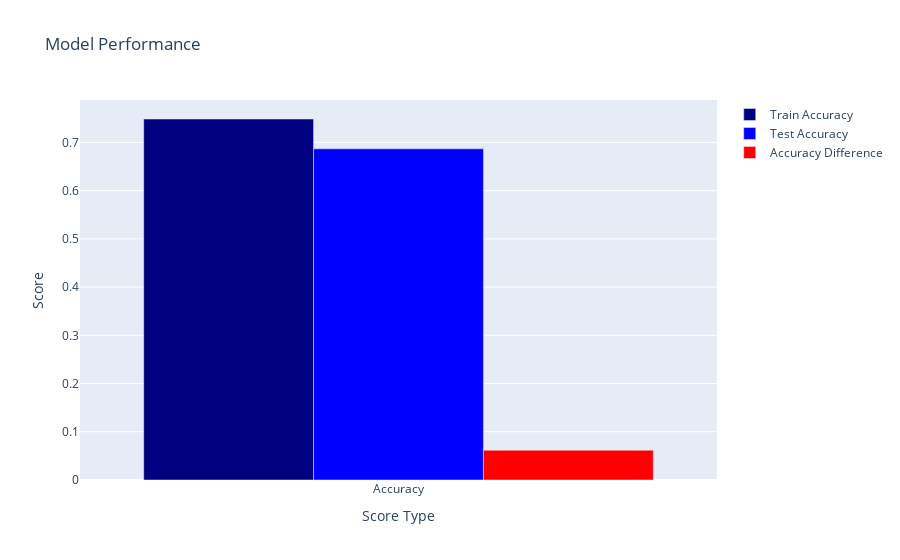

Notebook source saved alongside this figure:
### Code cell
# Random Forest Classifier
from sklearn.ensemble import RandomForestClassifier

# Train Random Forest model
rf = RandomForestClassifier(max_depth=5, random_state=42, n_estimators=400, min_samples_leaf=2, min_samples_split=5, max_features='auto', bootstrap=True)
rf.fit(df_x_select, df_y)

# Print the training accuracy score
rf_train_score = rf.score(df_x_select, df_y)
print('Random Forest Train Accuracy Score: {0}'.format(rf_train_score))

# Save the model
pickle.dump(rf, open('models/rf.pkl', 'wb'))

# Make predictions
rf_pred = rf.predict(df_test_x_select)

# Calculate the accuracy score
rf_score = accuracy_score(df_test_y, rf_pred)

# Print the confusion matrix
print('Confusion Matrix')
print(confusion_matrix(df_test_y, rf_pred))

# Print the classification report
print('Classification Report')
print(classification_report(df_test_y, rf_pred))

# Display the scores
plot_scores(rf_train_score, rf_score)

### Figure 1 — Plotly figure (JSON) as saved in the notebook; plotly's stock layout.template omitted (floating-point values rounded to 4 significant figures)
{"data": [{"marker": {"color": "navy"}, "name": "Train Accuracy", "type": "bar", "x": ["Accuracy"], "y": [0.7485]}, {"marker": {"color": "blue"}, "name": "Test Accuracy", "type": "bar", "x": ["Accuracy"], "y": [0.6867]}, {"marker": {"color": "red"}, "name": "Accuracy Difference", "type": "bar", "x": ["Accuracy"], "y": [0.06182]}], "layout": {"title": {"text": "Model Performance"}, "xaxis": {"title": {"text": "Score Type"}}, "yaxis": {"title": {"text": "Score"}}}}
